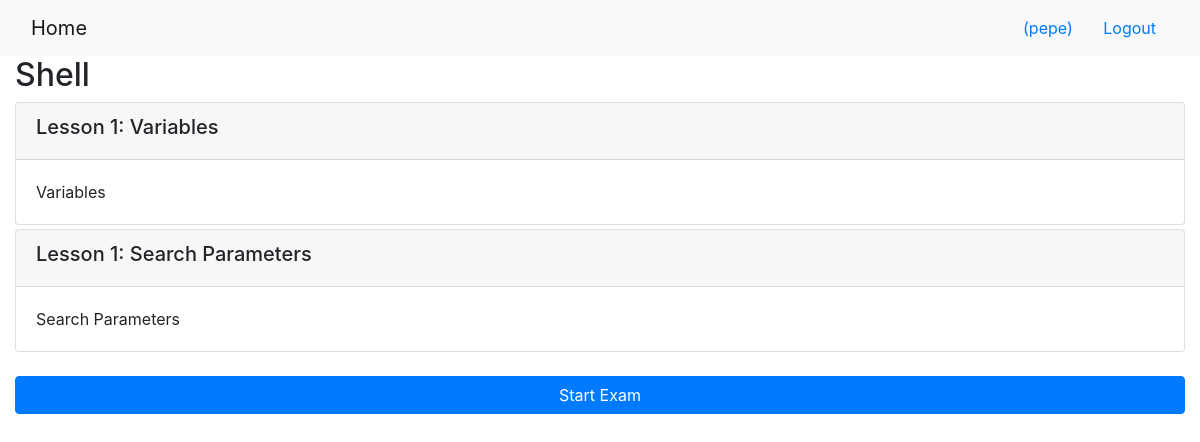
The app's page /onlinecourse/2/ (signed in) with its own data.
### onlinecourse/models.py (models this page shows, shortened)
class Course(models.Model):
    name = models.CharField(null=False, max_length=30, default='online course')
    image = models.ImageField(upload_to='course_images/')
    description = models.CharField(max_length=1000)
    pub_date = models.DateField(null=True)
    instructors = models.ManyToManyField(Instructor)
    users = models.ManyToManyField(settings.AUTH_USER_MODEL, through='Enrollment')
    total_enrollment = models.IntegerField(default=0)
    is_enrolled = False

class Lesson(models.Model):
    title = models.CharField(max_length=200, default="title")
    order = models.IntegerField(default=0)
    course = models.ForeignKey(Course, on_delete=models.CASCADE)
    content = models.TextField()

### onlinecourse/views.py (the view)
# urls.py: path('<int:pk>/', views.CourseDetailView.as_view(), name='course_details'),
class CourseDetailView(generic.DetailView):
    model = Course
    template_name = 'onlinecourse/course_detail_bootstrap.html'

### onlinecourse/templates/onlinecourse/course_detail_bootstrap.html (shortened to what this page needs)
<!DOCTYPE html>
<html lang="en">
<head>
     {% load static %}
    <link rel="stylesheet" href="https://maxcdn.bootstrapcdn.com/bootstrap/4.5.2/css/bootstrap.min.css">
</head>
<body>
    <nav class="navbar navbar-light bg-light">
        <div class="container-fluid">
            <div class="navbar-header">
                  <a class="navbar-brand" href="{% url 'onlinecourse:index' %}">Home</a>
            </div>
            <ul class="nav navbar-nav navbar-right">
                {% if user.is_authenticated %}
                <li>
                    <a class="btn btn-link" href="#">{{ user.first_name }}({{ user.username }})</a>
                    <a class="btn btn-link" href="{% url 'onlinecourse:logout' %}">Logout</a>
                </li>
                {% endif %}
            </ul>
        </div>
    </nav>
    <div class="container-fluid">
            <h2>{{ course.name }}</h2>
            <div class="card-columns-vertical">
                {% for lesson in course.lesson_set.all %}
                    <div class="card mt-1">
                        <div class="card-header"><h5>Lesson {{lesson.order|add:1}}: {{lesson.title}}</h5></div>
                        <div class="card-body">{{lesson.content}}</div>
                    </div>
                {% endfor %}
            </div>
            <div>
                {% if user.is_authenticated %}
                <button class="btn btn-primary btn-block" data-toggle="collapse" data-target="#exam">Start Exam</button>
                {% endif %}
            </div>
    </div>
</body>
</html>

### records on screen
Course: name "Shell"
Lesson: order|add "1", title "Variables", content "Variables"
Lesson: order|add "1", title "Search Parameters", content "Search Parameters"

### other values on screen
{{ user.username }} "pepe"
